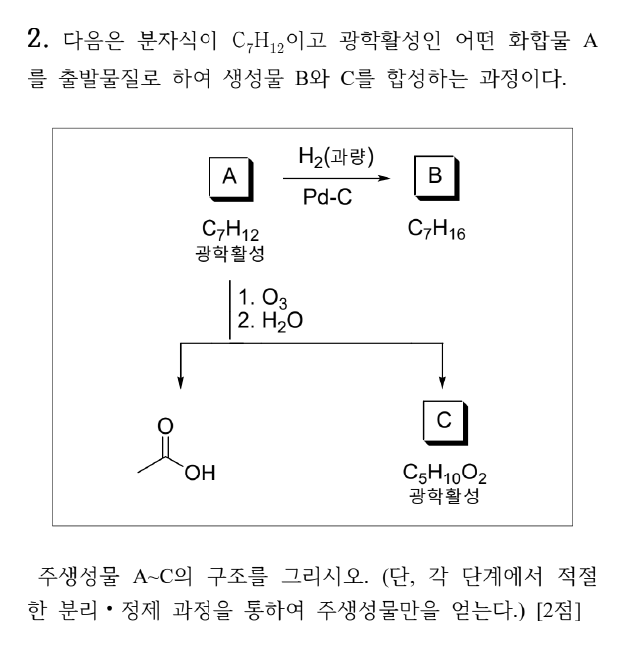
#> input picture 안병천_모의고사5회_해설/img/A02.png, 626 x 648 px, given in place of A-3.png, which was not available
$ python crop_questions.py ../img
#> lines starting #> are read from the running program, lines starting #| are printed output that depends on the picture; after the words box and inside, x2 and y2 are one past the last pixel; in counts of white or black regions, pixels touching at a corner belong together; pictures that were not available may be replaced by others from this repository, and a replacement may not be noted
"""문제지 쪽 이미지(170 dpi)에서 문항을 잘라 img/A01.png … B11.png로 저장한다.

한 문항이 두 단에 걸치면(A형 6·7번) 단 조각을 위아래로 이어 붙인다.
단 경계에서 넉넉히 자른 뒤 단 구분선·쪽 테두리 같은 긴 선을 지우고, 글자가 있는 영역만 남겨
사방에 같은 흰 여백(PAD)을 붙인다.

사용법: python3 crop_questions.py <쪽 이미지 폴더>   (A-1.png … B-8.png, pdftoppm -r 170)
"""
import os, sys
import numpy as np
from PIL import Image

PAGES = sys.argv[1]
OUT = os.path.join(os.path.dirname(__file__), '..', 'img')
PAD = 28          # px (170 dpi 기준 약 4 mm)
GAP = 24          # 이어 붙이는 조각 사이 간격
INK = 150         # 이보다 어두우면 잉크로 본다
FIRST = {'A-3', 'B-3'}   # 머리말(시험 정보 표)이 있는 쪽

# 문항 번호 순서대로 (쪽, 단[, 아래 끝 비율]) 조각 목록
LAYOUT = {
    'A': [[('A-3', 'L')], [('A-3', 'R')], [('A-4', 'L')], [('A-4', 'R')],
          [('A-5', 'L')], [('A-5', 'R', 0.94), ('A-6', 'L', 0.40)], [('A-6', 'L', 0.94, 0.40), ('A-6', 'R')],
          [('A-7', 'L')], [('A-7', 'R')], [('A-8', 'L')], [('A-8', 'R')],
          [('A-9', 'L')]],
    'B': [[('B-3', 'L')], [('B-3', 'R')], [('B-4', 'L')], [('B-4', 'R')],
          [('B-5', 'L', 0.94)], [('B-5', 'R')], [('B-6', 'L')], [('B-6', 'R')], [('B-7', 'L')], [('B-7', 'R')],
          [('B-8', 'L')]],
}


def crop(page, side, bottom_frac=0.905, top_frac=None):
#> called with page = 'A-3', side = 'L', bottom_frac = 0.905
    im = Image.open(os.path.join(PAGES, page + '.png')).convert('L')
#> im is the input picture: PIL image 626x648 L; min 0, max 255, mean 246.6
    w, h = im.size
#> w = 626; h = 648
    mid = w // 2
#> mid = 313
    first = page in FIRST
    top = int(h * (top_frac if top_frac else (0.15 if first else 0.04)))
#> top = 97
    x0, x1 = (int(w * 0.03), mid - 3) if side == 'L' else (mid + 3, int(w * 0.97))
#> x0 = 18; x1 = 310
    a = np.array(im.crop((x0, top, x1, int(h * bottom_frac))))
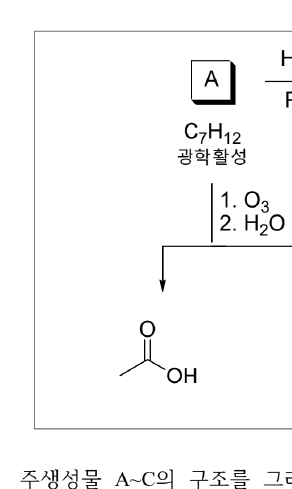
#> a: shape (489, 292); min 0, max 255, mean 248.4
    # 위쪽 가로줄(머리말 표·유의사항 상자·쪽 위 구분선)의 마지막 줄 아래부터 문항이 시작한다
    rule = np.where((a < INK).sum(1) > 0.6 * a.shape[1])[0]
#> rule = [31, 428]
    # 1쪽: 왼쪽 단은 유의사항 상자 아래(쪽 높이 0.27), 오른쪽 단은 머리말 표 아래(0.23)까지만 본다
    limit = ((0.27 if side == 'L' else 0.23) - 0.15) if first else 0.04
    rule = rule[rule < limit * h]
#> rule = [31]
    if len(rule) and not top_frac:
        a = a[rule[-1] + 4:]
#> a: shape (454, 292)
    ink = a < INK
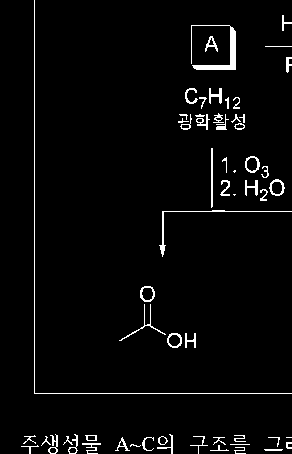
#> ink: shape (454, 292) bool; 3.1% white in thin lines or dots
    tall = ink.sum(0) > 0.85 * ink.shape[0]       # 단 구분선·테두리
    ink[:, tall] = False
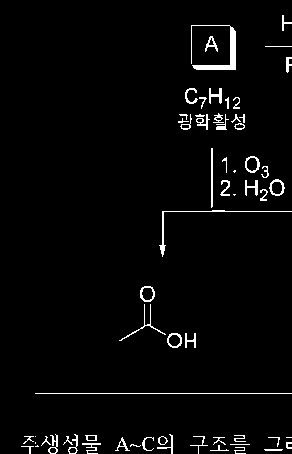
#> ink: shape (454, 292) bool; 2.8% white in thin lines or dots, all inside (x1, y1, x2, y2) = (21, 15, 292, 454)
    a[:, tall] = 255
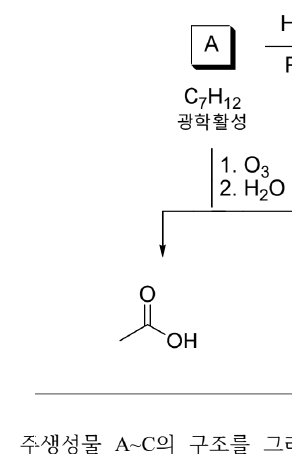
#> a: shape (454, 292); min 0, max 255, mean 248.5
    rows = np.where(ink.sum(1) > 0)[0]
#> rows = 284 values from 15 to 453
    cols = np.where(ink.sum(0) > 0)[0]
#> cols = 270 values from 21 to 291
    return a[rows[0]:rows[-1] + 1, cols[0]:cols[-1] + 1]
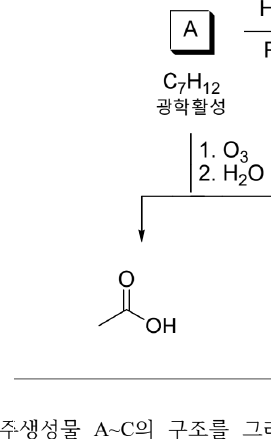
#> returned value: shape (439, 271); min 0, max 255, mean 247.8


MAX_H = 1340      # 한 단(약 160 mm, 0.12 mm/px)에 제목 띠와 함께 들어가는 높이. 넘으면 빈 줄에서 나눈다


def split(canvas):
    """MAX_H보다 긴 이미지를 12 px 이상 비어 있는 줄에서 잘라 여러 조각으로 나눈다."""
    a = np.array(canvas)
    blank = (a < INK).sum(1) <= 8      # 상자 세로 테두리만 지나가는 줄도 빈 줄로 본다
    parts, start = [], 0
    while a.shape[0] - start > MAX_H + 160:   # 조금 넘는 정도면 나누지 않는다
        cut = None
        for y in range(start + MAX_H, start + MAX_H // 3, -1):
            if blank[y - 12:y].all():
                cut = y - 6
                break
        cut = cut or start + MAX_H
        parts.append(a[start:cut])
        start = cut
    parts.append(a[start:])
    out = []
    for p in parts:
        rows = np.where((p < INK).sum(1) > 0)[0]
        p = p[max(rows[0] - PAD, 0):rows[-1] + PAD]
        out.append(Image.fromarray(p))
    return out


for form, questions in LAYOUT.items():
    for i, parts in enumerate(questions, 1):
        pieces = [crop(*p) for p in parts]
#> pieces = 1 item
        width = max(p.shape[1] for p in pieces)
#> width = 271
        height = sum(p.shape[0] for p in pieces) + GAP * (len(pieces) - 1)
#> height = 439
        canvas = Image.new('L', (width + 2 * PAD, height + 2 * PAD), 255)
#> canvas: PIL image 327x495 L; every value is 255
        y = PAD
        for p in pieces:
            canvas.paste(Image.fromarray(p), (PAD, y))
            y += p.shape[0] + GAP
#> this loop made 1 pass
#> y on pass 1: 491
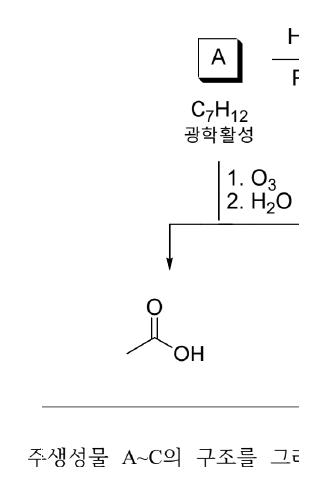
#> canvas: PIL image 327x495 L; min 0, max 255, mean 249.7
#> after the loop, y = 491
        for k, part in enumerate(split(canvas), 1):
#> in split, `parts, start = [], 0`: start = 0
            name = f'{form}{i:02d}' + (f'_{k}' if k > 1 else '') + '.png'
            part.save(os.path.join(OUT, name), optimize=True)
            print(name, part.size)
#> this loop made 1 pass
#| A01.png (327, 494)
#> pass 1, `part.save(os.path.join(OUT, name), optimize=True)`:
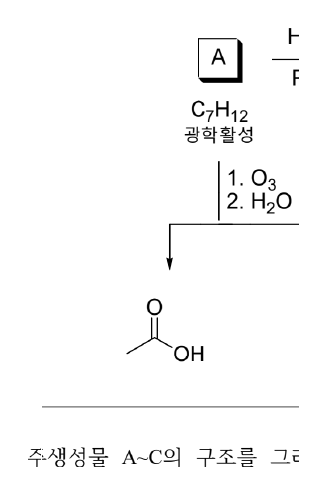
#> saved as A01.png: PIL image 327x494 L; min 0, max 255, mean 249.7
#> (the run stopped early here; a loop or call above may not have finished)

$ run again, on 안병천_모의고사5회_해설/img/A05.png
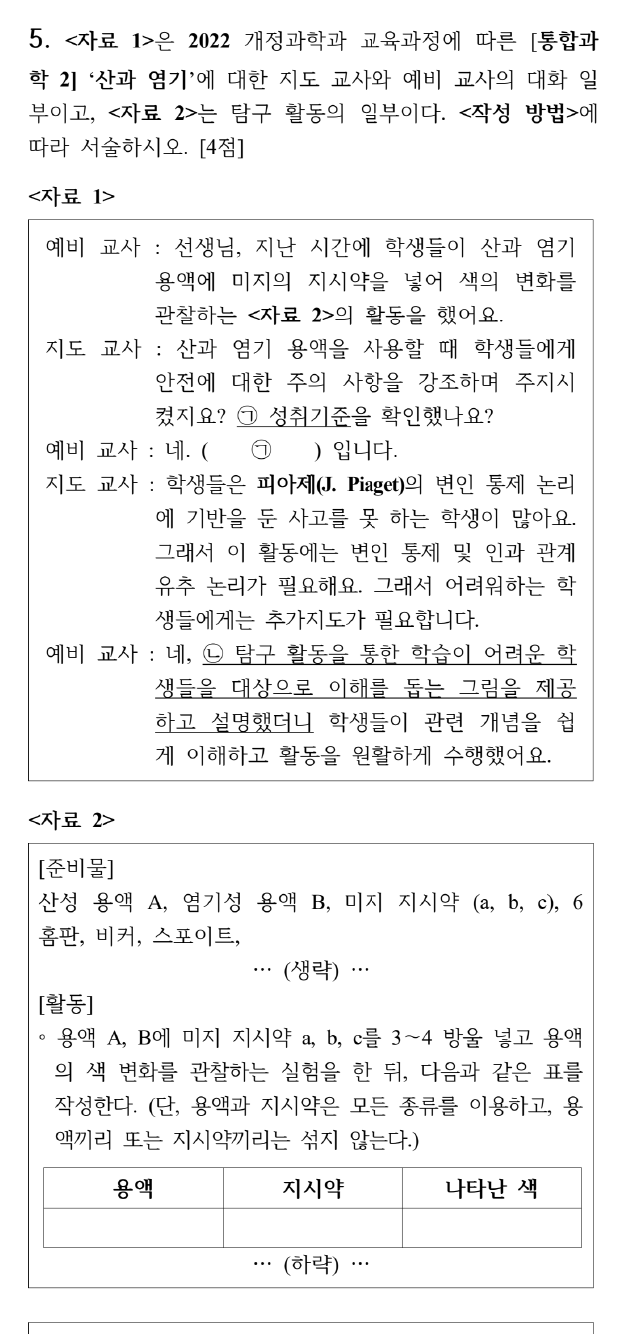
#> input picture 안병천_모의고사5회_해설/img/A05.png, 627 x 1334 px, given in place of A-3.png, which was not available
#> in crop, im is the input picture: PIL image 627x1334 L; min 0, max 255, mean 241.7
#> in crop, `rule = np.where((a < INK).sum(1) > 0.6 * a.shape[1])[0]`: rule = [19, 580, 643, 967]
#> in crop, `rule = rule[rule < limit * h]`: rule = [19]
#> in crop, `a[:, tall] = 255`:
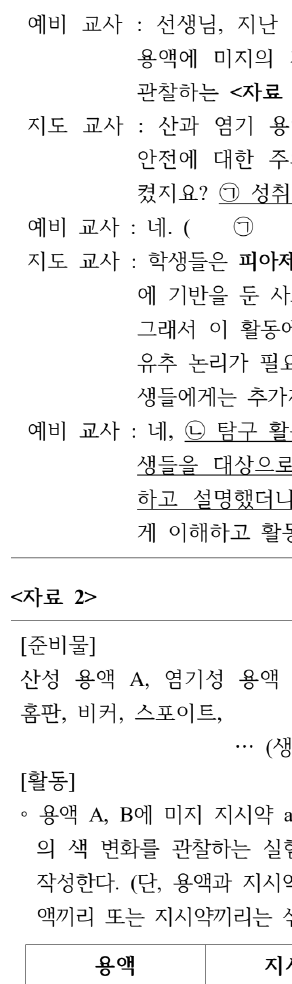
#> a: shape (984, 292); min 0, max 255, mean 240.9
#> rows = 573 values from 14 to 983
#> cols = 281 values from 11 to 291
#> pieces = 1 item
#> width = 281
#> height = 970
#> the loop `for p in pieces:` made 1 pass
#> y on pass 1: 1022
#> after the loop `for p in pieces:`: y = 1022
#> start = 0
#> the loop `for k, part in enumerate(split(canvas), 1):` made 1 pass
#> (k, name) on pass 1: (1, 'A01.png')
#> (printed output is left out)
#> pass 1, `part.save(os.path.join(OUT, name), optimize=True)`:
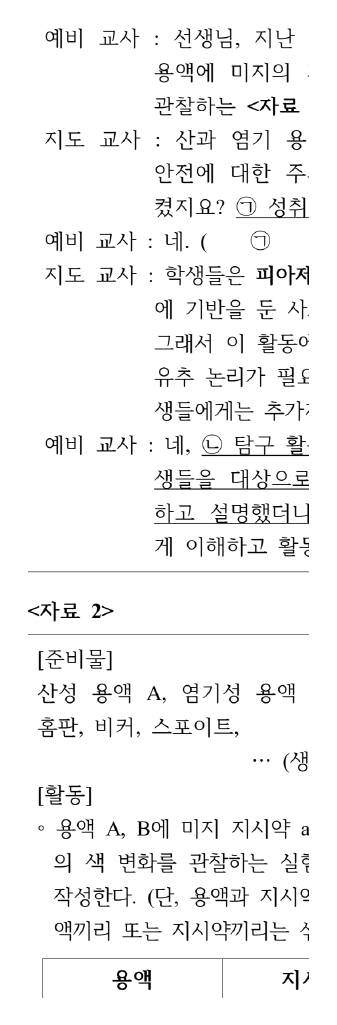
#> saved as A01.png: PIL image 337x1025 L; min 0, max 255, mean 243.2

$ run again, on 안병천_모의고사5회_해설/img/A10.png
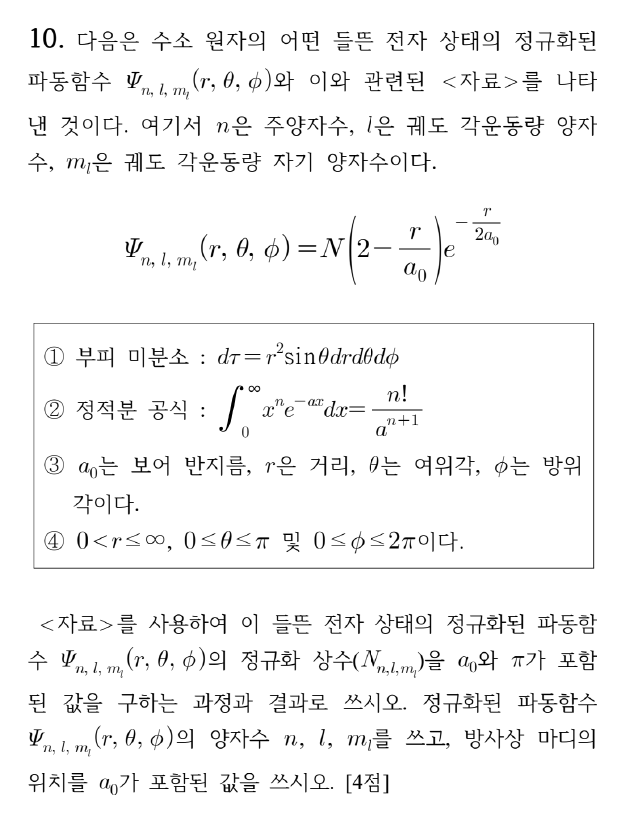
#> input picture 안병천_모의고사5회_해설/img/A10.png, 625 x 822 px, given in place of A-3.png, which was not available
#> in crop, im is the input picture: PIL image 625x822 L; min 0, max 255, mean 244.8
#> in crop, `rule = np.where((a < INK).sum(1) > 0.6 * a.shape[1])[0]`: rule = [200, 445]
#> in crop, `rule = rule[rule < limit * h]`: rule = empty array
#> in crop, `ink = a < INK`:
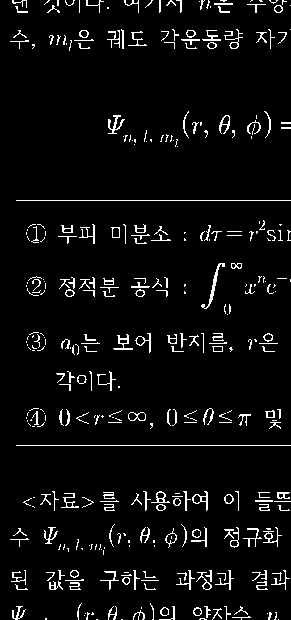
#> ink: shape (620, 291) bool; 4.9% white in thin lines or dots
#> rows = 301 values from 0 to 619
#> cols = 281 values from 10 to 290
#> pieces = 1 item
#> width = 281
#> height = 620
#> the loop `for p in pieces:` made 1 pass
#> y on pass 1: 672
#> after the loop `for p in pieces:`: y = 672
#> start = 0
#> the loop `for k, part in enumerate(split(canvas), 1):` made 1 pass
#> (k, name) on pass 1: (1, 'A01.png')
#> (printed output is left out)
#> pass 1, `part.save(os.path.join(OUT, name), optimize=True)`:
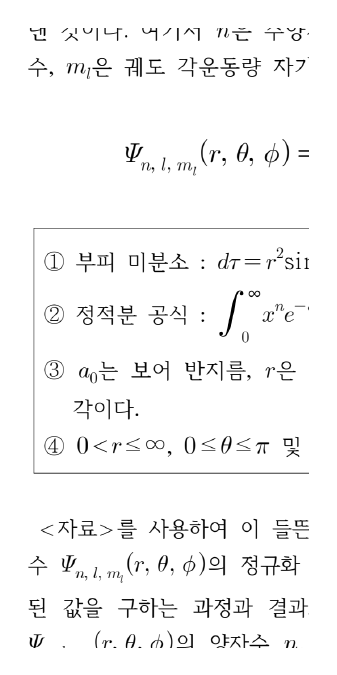
#> saved as A01.png: PIL image 337x675 L; min 0, max 255, mean 246.2

$ run again, on 안병천_모의고사5회_해설/img/A11.png
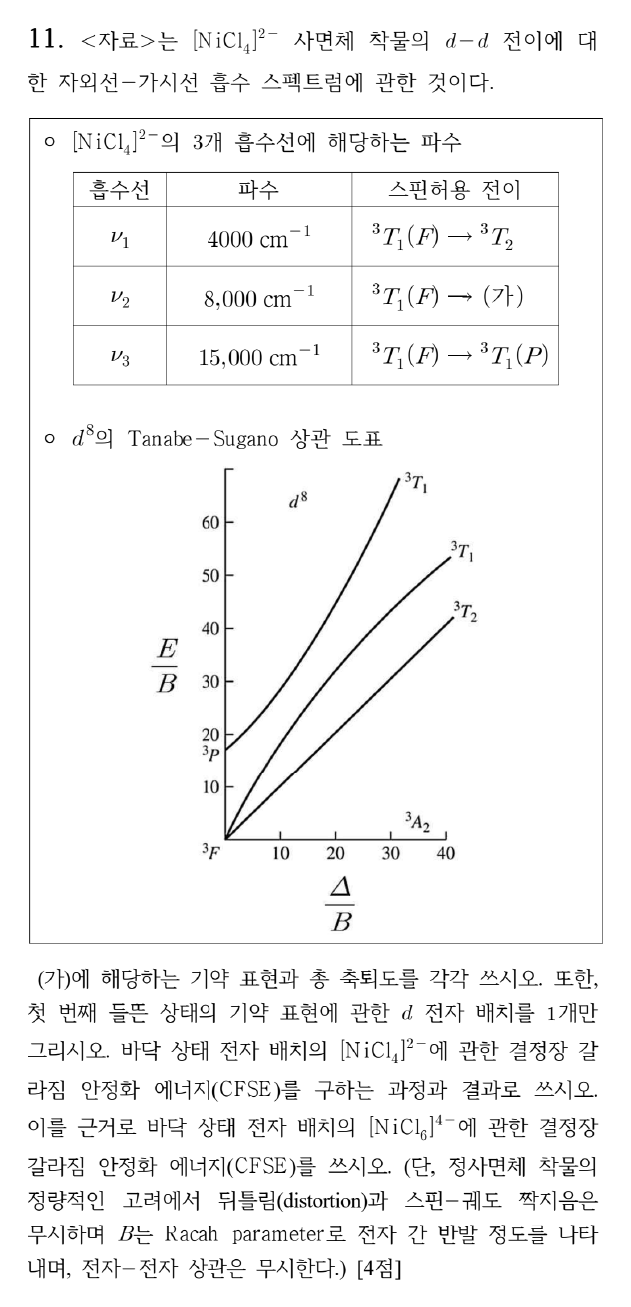
#> input picture 안병천_모의고사5회_해설/img/A11.png, 631 x 1307 px, given in place of A-3.png, which was not available
#> in crop, im is the input picture: PIL image 631x1307 L; min 0, max 255, mean 244.8
#> in crop, `rule = np.where((a < INK).sum(1) > 0.6 * a.shape[1])[0]`: rule = [10, 129, 747]
#> in crop, `rule = rule[rule < limit * h]`: rule = [10, 129]
#> ink: shape (853, 294) bool; 4.6% white in thin lines or dots
#> rows = 738 values from 0 to 848
#> cols = 284 values from 10 to 293
#> pieces = 1 item
#> width = 284
#> height = 849
#> the loop `for p in pieces:` made 1 pass
#> y on pass 1: 901
#> after the loop `for p in pieces:`: y = 901
#> start = 0
#> the loop `for k, part in enumerate(split(canvas), 1):` made 1 pass
#> (k, name) on pass 1: (1, 'A01.png')
#> (printed output is left out)
#> pass 1, `part.save(os.path.join(OUT, name), optimize=True)`:
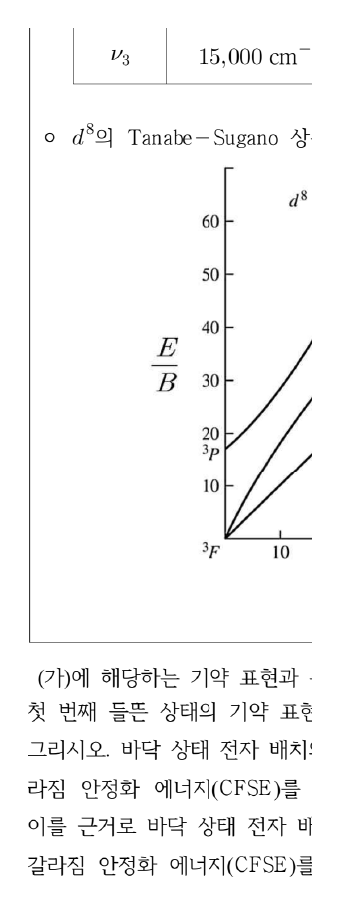
#> saved as A01.png: PIL image 340x904 L; min 0, max 255, mean 246.5
